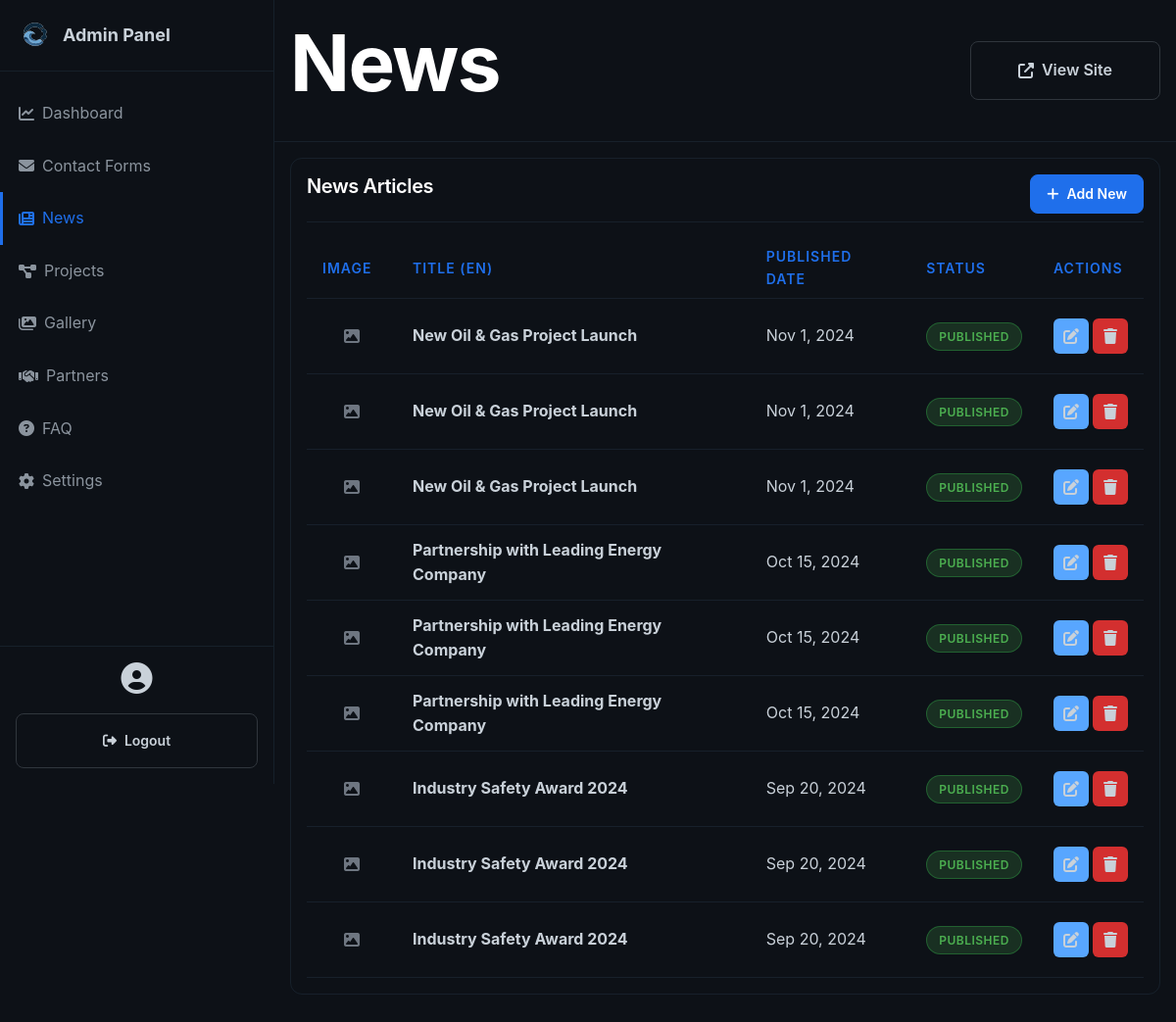
Before: /admin/news.php (signed in) with the older database file.
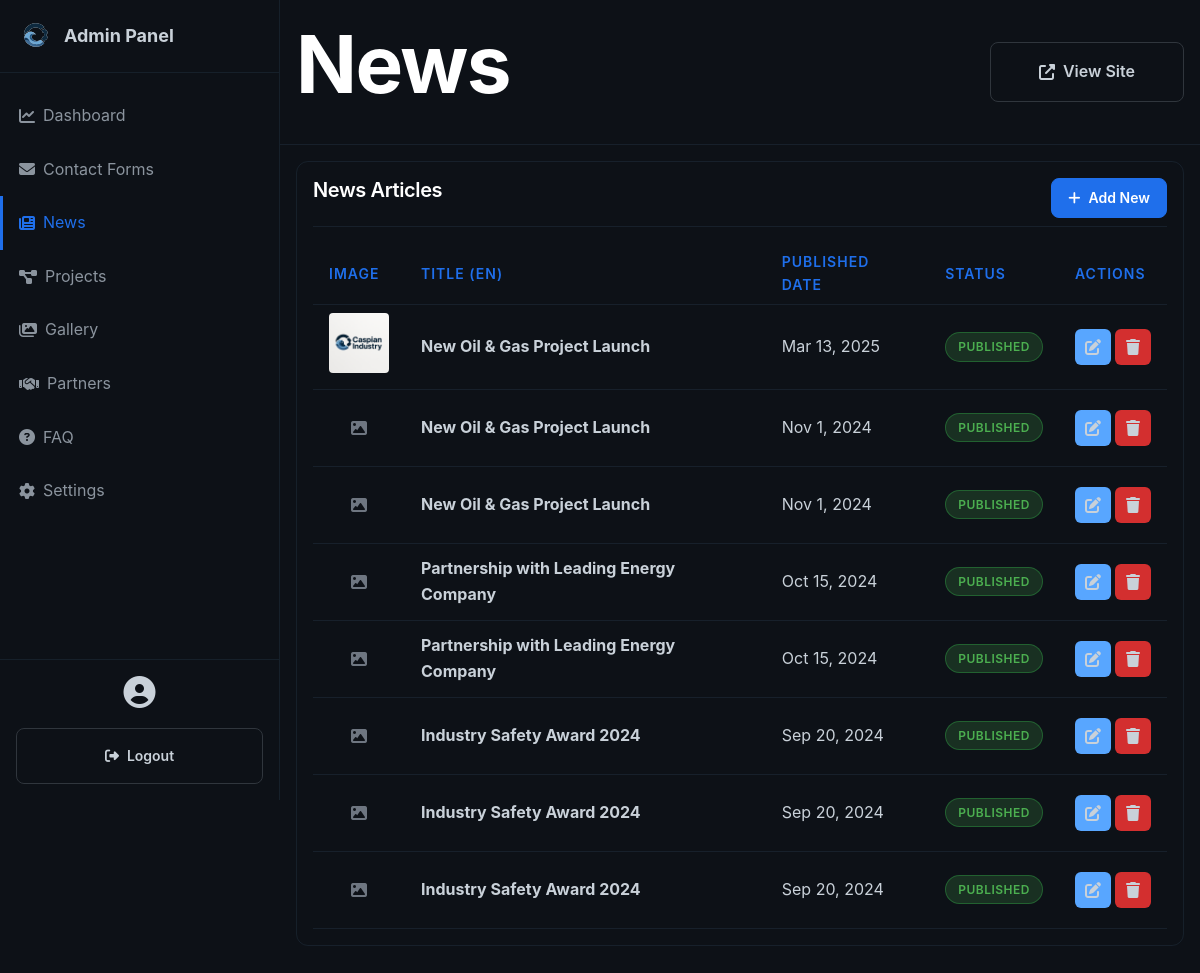
After: the same page with the newer database file.
### tables this page shows
CREATE TABLE news (
                id INTEGER PRIMARY KEY AUTOINCREMENT,
                title_en TEXT NOT NULL,
                title_ru TEXT NOT NULL,
                title_az TEXT NOT NULL,
                content_en TEXT NOT NULL,
                content_ru TEXT NOT NULL,
                content_az TEXT NOT NULL,
                excerpt_en TEXT,
                excerpt_ru TEXT,
                excerpt_az TEXT,
                image TEXT,
                published_date DATE,
                created_at DATETIME DEFAULT CURRENT_TIMESTAMP,
                updated_at DATETIME DEFAULT CURRENT_TIMESTAMP,
                is_published INTEGER DEFAULT 1
            );

### admin/news.php (the view, shortened to what this page needs)
<?php
require_once 'header.php';
$db = Database::getInstance()->getConnection();
$stmt = $db->query("SELECT * FROM news ORDER BY published_date DESC");
$news = $stmt->fetchAll();
?>
<div class="admin-card">
    <div class="admin-card-header">
        <h3 class="admin-card-title">News Articles</h3>
        <a href="<?php echo BASE_URL; ?>/admin/news-edit.php" class="btn btn-primary btn-sm">
            <i class="fas fa-plus"></i> Add New
        </a>
    </div>
    <?php if (count($news) > 0): ?>
    <table class="admin-table">
        <thead>
            <tr>
                <th>Image</th>
                <th>Title (EN)</th>
                <th>Published Date</th>
                <th>Status</th>
                <th>Actions</th>
            </tr>
        </thead>
        <tbody>
            <?php foreach ($news as $item): ?>
            <tr>
                <td>
                    <?php if ($item['image']): ?>
                        <img src="<?php echo BASE_URL; ?>/assets/uploads/<?php echo $item['image']; ?>" style="width: 60px; height: 60px; object-fit: cover; border-radius: 4px;">
                    <?php else: ?>
                        <div style="width: 60px; height: 60px; background: var(--bg-card); border-radius: 4px; display: flex; align-items: center; justify-content: center;">
                            <i class="fas fa-image" style="color: var(--text-muted);"></i>
                        </div>
                    <?php endif; ?>
                </td>
                <td><strong><?php echo htmlspecialchars($item['title_en']); ?></strong></td>
                <td><?php echo date('M j, Y', strtotime($item['published_date'])); ?></td>
                <td>
                    <?php if ($item['is_published']): ?>
                        <span class="badge badge-success">Published</span>
                    <?php else: ?>
                        <span class="badge badge-danger">Draft</span>
                    <?php endif; ?>
                </td>
                <td>
                    <div class="action-buttons">
                        <a href="<?php echo BASE_URL; ?>/admin/news-edit.php?id=<?php echo $item['id']; ?>" class="btn-icon btn-edit">
                            <i class="fas fa-edit"></i>
                        </a>
                        <a href="?delete=<?php echo $item['id']; ?>" class="btn-icon btn-delete" data-action="delete">
                            <i class="fas fa-trash"></i>
                        </a>
                    </div>
                </td>
            </tr>
            <?php endforeach; ?>
        </tbody>
    </table>
    <?php endif; ?>
</div>
<?php require_once 'footer.php'; ?>

Changed rows visible on the page:
removed news: title_en "Partnership with Leading Energy Company", published_date "Oct 15, 2024", is_published "PUBLISHED"
changed news: image: picture added; published_date "Nov 1, 2024" → "Mar 13, 2025"; moves up the list
